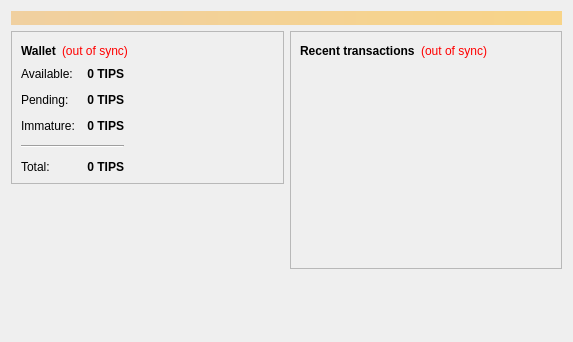
<?xml version="1.0" encoding="UTF-8"?>
<ui version="4.0">
 <class>OverviewPage</class>
 <widget class="QWidget" name="OverviewPage">
  <property name="geometry">
   <rect>
    <x>0</x>
    <y>0</y>
    <width>573</width>
    <height>342</height>
   </rect>
  </property>
  <property name="windowTitle">
   <string>Form</string>
  </property>
  <property name="windowIcon">
   <iconset resource="../fedoracoin.qrc">
    <normaloff>:/icons/bitcoin</normaloff>:/icons/bitcoin</iconset>
  </property>
  <property name="autoFillBackground">
   <bool>true</bool>
  </property>
  <layout class="QVBoxLayout" name="topLayout">
   <item>
    <widget class="QLabel" name="labelAlerts">
     <property name="visible">
      <bool>false</bool>
     </property>
     <property name="styleSheet">
      <string notr="true">background-color: qlineargradient(x1: 0, y1: 0, x2: 1, y2: 0, stop:0 #F0D0A0, stop:1 #F8D488); color:#000000;</string>
     </property>
     <property name="wordWrap">
      <bool>true</bool>
     </property>
     <property name="margin">
      <number>3</number>
     </property>
    </widget>
   </item>
   <item>
    <layout class="QHBoxLayout" name="horizontalLayout" stretch="1,1">
     <item>
      <layout class="QVBoxLayout" name="verticalLayout_2">
       <item>
        <widget class="QFrame" name="frame">
         <property name="frameShape">
          <enum>QFrame::StyledPanel</enum>
         </property>
         <property name="frameShadow">
          <enum>QFrame::Raised</enum>
         </property>
         <layout class="QVBoxLayout" name="verticalLayout_4">
          <item>
           <layout class="QHBoxLayout" name="horizontalLayout_4">
            <item>
             <widget class="QLabel" name="label_5">
              <property name="font">
               <font>
                <weight>75</weight>
                <bold>true</bold>
               </font>
              </property>
              <property name="text">
               <string>Wallet</string>
              </property>
             </widget>
            </item>
            <item>
             <widget class="QLabel" name="labelWalletStatus">
              <property name="toolTip">
               <string>The displayed information may be out of date. Your wallet automatically synchronizes with the Fedoracoin network after a connection is established, but this process has not completed yet.</string>
              </property>
              <property name="styleSheet">
               <string notr="true">QLabel { color: red; }</string>
              </property>
              <property name="text">
               <string notr="true">(out of sync)</string>
              </property>
              <property name="alignment">
               <set>Qt::AlignLeading|Qt::AlignLeft|Qt::AlignVCenter</set>
              </property>
             </widget>
            </item>
            <item>
             <spacer name="horizontalSpacer_2">
              <property name="orientation">
               <enum>Qt::Horizontal</enum>
              </property>
              <property name="sizeHint" stdset="0">
               <size>
                <width>40</width>
                <height>20</height>
               </size>
              </property>
             </spacer>
            </item>
           </layout>
          </item>
          <item>
           <layout class="QHBoxLayout" name="horizontalLayout_3">
            <item>
             <layout class="QFormLayout" name="formLayout_2">
              <property name="fieldGrowthPolicy">
               <enum>QFormLayout::AllNonFixedFieldsGrow</enum>
              </property>
              <property name="horizontalSpacing">
               <number>12</number>
              </property>
              <property name="verticalSpacing">
               <number>12</number>
              </property>
              <item row="0" column="0">
               <widget class="QLabel" name="label">
                <property name="text">
                 <string>Available:</string>
                </property>
               </widget>
              </item>
              <item row="0" column="1">
               <widget class="QLabel" name="labelBalance">
                <property name="font">
                 <font>
                  <weight>75</weight>
                  <bold>true</bold>
                 </font>
                </property>
                <property name="cursor">
                 <cursorShape>IBeamCursor</cursorShape>
                </property>
                <property name="toolTip">
                 <string>Your current spendable balance</string>
                </property>
                <property name="text">
                 <string notr="true">0 TIPS</string>
                </property>
                <property name="alignment">
                 <set>Qt::AlignRight|Qt::AlignTrailing|Qt::AlignVCenter</set>
                </property>
                <property name="textInteractionFlags">
                 <set>Qt::LinksAccessibleByMouse|Qt::TextSelectableByKeyboard|Qt::TextSelectableByMouse</set>
                </property>
               </widget>
              </item>
              <item row="1" column="0">
               <widget class="QLabel" name="label_3">
                <property name="text">
                 <string>Pending:</string>
                </property>
               </widget>
              </item>
              <item row="1" column="1">
               <widget class="QLabel" name="labelUnconfirmed">
                <property name="font">
                 <font>
                  <weight>75</weight>
                  <bold>true</bold>
                 </font>
                </property>
                <property name="cursor">
                 <cursorShape>IBeamCursor</cursorShape>
                </property>
                <property name="toolTip">
                 <string>Total of transactions that have yet to be confirmed, and do not yet count toward the spendable balance</string>
                </property>
                <property name="text">
                 <string notr="true">0 TIPS</string>
                </property>
                <property name="alignment">
                 <set>Qt::AlignRight|Qt::AlignTrailing|Qt::AlignVCenter</set>
                </property>
                <property name="textInteractionFlags">
                 <set>Qt::LinksAccessibleByMouse|Qt::TextSelectableByKeyboard|Qt::TextSelectableByMouse</set>
                </property>
               </widget>
              </item>
              <item row="2" column="0">
               <widget class="QLabel" name="labelImmatureText">
                <property name="text">
                 <string>Immature:</string>
                </property>
               </widget>
              </item>
              <item row="2" column="1">
               <widget class="QLabel" name="labelImmature">
                <property name="font">
                 <font>
                  <weight>75</weight>
                  <bold>true</bold>
                 </font>
                </property>
                <property name="toolTip">
                 <string>Mined balance that has not yet matured</string>
                </property>
                <property name="text">
                 <string notr="true">0 TIPS</string>
                </property>
                <property name="alignment">
                 <set>Qt::AlignRight|Qt::AlignTrailing|Qt::AlignVCenter</set>
                </property>
                <property name="textInteractionFlags">
                 <set>Qt::LinksAccessibleByMouse|Qt::TextSelectableByKeyboard|Qt::TextSelectableByMouse</set>
                </property>
               </widget>
              </item>
              <item row="4" column="0">
               <widget class="QLabel" name="labelTotalText">
                <property name="text">
                 <string>Total:</string>
                </property>
               </widget>
              </item>
              <item row="4" column="1">
               <widget class="QLabel" name="labelTotal">
                <property name="font">
                 <font>
                  <weight>75</weight>
                  <bold>true</bold>
                 </font>
                </property>
                <property name="cursor">
                 <cursorShape>IBeamCursor</cursorShape>
                </property>
                <property name="toolTip">
                 <string>Your current total balance</string>
                </property>
                <property name="text">
                 <string notr="true">0 TIPS</string>
                </property>
                <property name="alignment">
                 <set>Qt::AlignRight|Qt::AlignTrailing|Qt::AlignVCenter</set>
                </property>
                <property name="textInteractionFlags">
                 <set>Qt::LinksAccessibleByMouse|Qt::TextSelectableByKeyboard|Qt::TextSelectableByMouse</set>
                </property>
               </widget>
              </item>
              <item row="3" column="0" colspan="2">
               <widget class="Line" name="line">
                <property name="orientation">
                 <enum>Qt::Horizontal</enum>
                </property>
               </widget>
              </item>
             </layout>
            </item>
            <item>
             <spacer name="horizontalSpacer_3">
              <property name="orientation">
               <enum>Qt::Horizontal</enum>
              </property>
              <property name="sizeHint" stdset="0">
               <size>
                <width>40</width>
                <height>20</height>
               </size>
              </property>
             </spacer>
            </item>
           </layout>
          </item>
         </layout>
        </widget>
       </item>
       <item>
        <spacer name="verticalSpacer">
         <property name="orientation">
          <enum>Qt::Vertical</enum>
         </property>
         <property name="sizeHint" stdset="0">
          <size>
           <width>20</width>
           <height>40</height>
          </size>
         </property>
        </spacer>
       </item>
       <item>
        <widget class="QLabel" name="label_2">
         <property name="text">
          <string/>
         </property>
         <property name="pixmap">
          <pixmap resource="../fedoracoin.qrc">:/images/mainlogo</pixmap>
         </property>
        </widget>
       </item>
      </layout>
     </item>
     <item>
      <layout class="QVBoxLayout" name="verticalLayout_3">
       <item>
        <widget class="QFrame" name="frame_2">
         <property name="frameShape">
          <enum>QFrame::StyledPanel</enum>
         </property>
         <property name="frameShadow">
          <enum>QFrame::Raised</enum>
         </property>
         <layout class="QVBoxLayout" name="verticalLayout">
          <item>
           <layout class="QHBoxLayout" name="horizontalLayout_2">
            <item>
             <widget class="QLabel" name="label_4">
              <property name="text">
               <string>&lt;b&gt;Recent transactions&lt;/b&gt;</string>
              </property>
             </widget>
            </item>
            <item>
             <widget class="QLabel" name="labelTransactionsStatus">
              <property name="toolTip">
               <string>The displayed information may be out of date. Your wallet automatically synchronizes with the Fedoracoin network after a connection is established, but this process has not completed yet.</string>
              </property>
              <property name="styleSheet">
               <string notr="true">QLabel { color: red; }</string>
              </property>
              <property name="text">
               <string notr="true">(out of sync)</string>
              </property>
              <property name="alignment">
               <set>Qt::AlignRight|Qt::AlignTrailing|Qt::AlignVCenter</set>
              </property>
             </widget>
            </item>
            <item>
             <spacer name="horizontalSpacer">
              <property name="orientation">
               <enum>Qt::Horizontal</enum>
              </property>
              <property name="sizeHint" stdset="0">
               <size>
                <width>40</width>
                <height>20</height>
               </size>
              </property>
             </spacer>
            </item>
           </layout>
          </item>
          <item>
           <widget class="QListView" name="listTransactions">
            <property name="styleSheet">
             <string notr="true">QListView { background: transparent; }</string>
            </property>
            <property name="frameShape">
             <enum>QFrame::NoFrame</enum>
            </property>
            <property name="verticalScrollBarPolicy">
             <enum>Qt::ScrollBarAlwaysOff</enum>
            </property>
            <property name="horizontalScrollBarPolicy">
             <enum>Qt::ScrollBarAlwaysOff</enum>
            </property>
            <property name="selectionMode">
             <enum>QAbstractItemView::NoSelection</enum>
            </property>
           </widget>
          </item>
         </layout>
        </widget>
       </item>
       <item>
        <spacer name="verticalSpacer_2">
         <property name="orientation">
          <enum>Qt::Vertical</enum>
         </property>
         <property name="sizeHint" stdset="0">
          <size>
           <width>20</width>
           <height>40</height>
          </size>
         </property>
        </spacer>
       </item>
      </layout>
     </item>
    </layout>
   </item>
  </layout>
 </widget>
 <resources>
  <include location="../fedoracoin.qrc"/>
 </resources>
 <connections/>
</ui>
